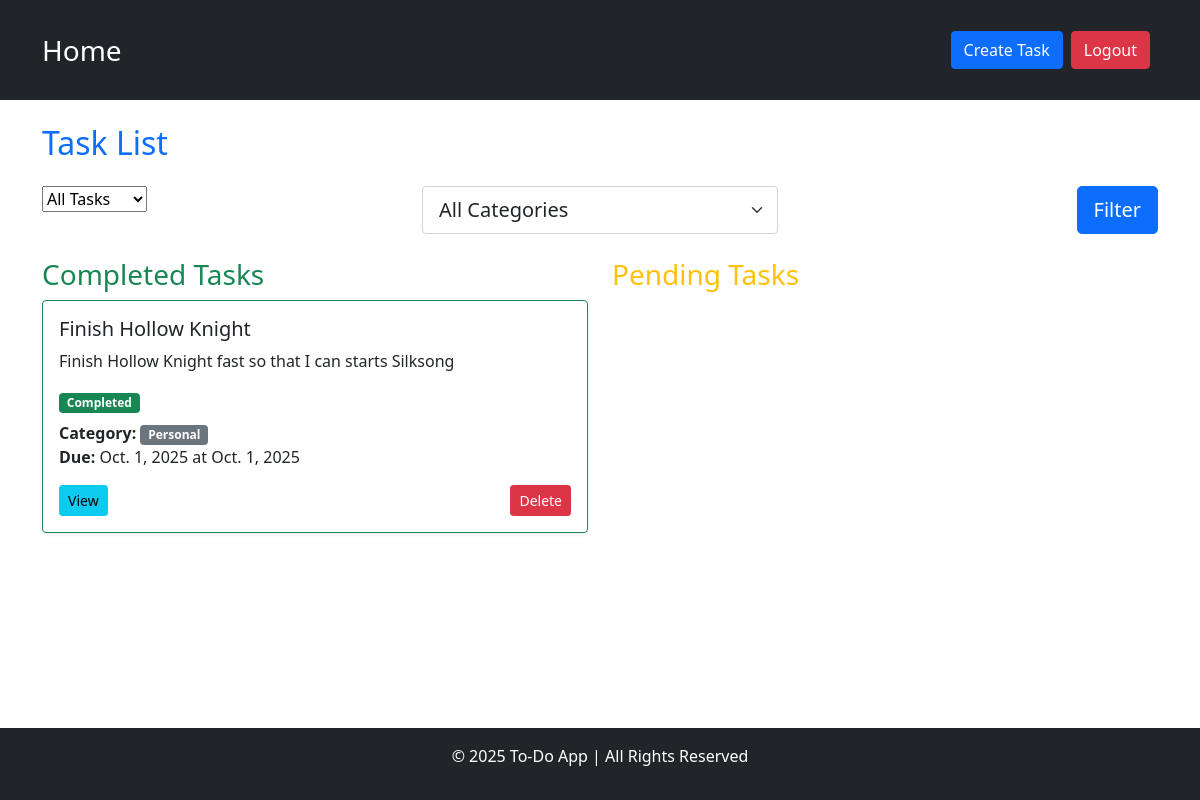
The app's page / (signed in) with its own data.
### task/models.py (models this page shows, shortened)
class Task(models.Model):
    STATUS = [
        ('pending', 'Pending'),
        ('completed', 'Completed'),
    ]
    CATEGORY = [
        ('work', 'Work'),
        ('personal', 'Personal'),
        ('other', 'Other'),
    ]
    title = models. CharField(max_length=100)
    description = models.TextField()
    due_date = models.DateField()
    due_time = models.TimeField()
    status = models.CharField(max_length=10, choices=STATUS)
    category = models.CharField(max_length=10, choices=CATEGORY)
    is_completed = models.BooleanField(default=False) #task is pending
    user = models.ForeignKey(User, on_delete=models.CASCADE)

### task/views.py (the view)
# urls.py: path('', views.task_list,name = 'task_list'),
@login_required
def task_list(request):
    status_filter = request.GET.get('status', 'all')
    category_filter = request.GET.get('category', 'all')
    tasks = Task.objects.filter(user = request.user)
    if status_filter != 'all':
        tasks = tasks.filter(is_completed = (status_filter == 'completed'))
    if category_filter != 'all':
        tasks = tasks.filter(category = category_filter)
    completed_tasks = tasks.filter(is_completed = True)
    pending_tasks = tasks.filter(is_completed = False)
    return render(request, 'task_list.html', {
        'completed_tasks' : completed_tasks,
        'pending_tasks' : pending_tasks,
        'status_filter' : status_filter,
        'category_filter' : category_filter
    })

### task/templates/task_list.html (shortened to what this page needs)
{% extends "base.html" %}
{% block content %}
    <h2 class="mb-4 text-primary">Task List</h2>
    <form method="get" class"mb-4">
        <div class="row">
            <div class="col-md-4">
                <select name="status" id="form-select form-select-lg">
                    <option value="all" {% if status_filter == 'all' %}selected{% endif %}>
                        All Tasks
                    </option>
                </select>
            </div>
            <div class="col-md-4 pb-4">
                <select name="category" class="form-select form-select-lg">
                    <option value="all" {% if category_filter == 'all' %}selected{% endif %}>All Categories</option>
                </select>
            </div>
            <div class="col-md-4 text-end">
                <button type="submit" class="btn btn-primary btn-lg">Filter</button>
            </div>
        </div>
    </form>
    <div class="row">
        <div class="col-md-6">
            <h3 class="text-success">Completed Tasks</h3>
            <div class="card-columns">
                {% for task in completed_tasks %}
                <div class="card mb-4 shadow-sm border-success">
                    <div class="card-body">
                        <h5 class="card-title">{{ task.title }}</h5>
                        <p class="card-text"> {{task.description|truncatewords:15}} </p>
                        <span class="badge bg-success mb-2">Completed</span>
                        <p class="card-text">
                            <strong>Category:</strong> <span class="badge bg-secondary"> {{task.get_category_display}} </span><br>
                            <strong>Due:</strong> {{task.due_date}} at {{task.due_date}}
                        </p>
                        <div class="d-flex justify-content-between">
                            <a href="{% url "task_detail" task.id %}" class="btn btn-info btn-sm">View</a>
                            <a href="{% url "task_delete" task.id %}" class="btn btn-danger btn-sm">Delete</a>
                        </div>
                    </div>
                </div>
                {% endfor %}
            </div>
        </div>
        <div class="col-md-6">
            <h3 class="text-warning">Pending Tasks</h3>
        </div>
    </div>
{% endblock %}

### records on screen
Task: title "Finish Hollow Knight", description "Finish Hollow Knight fast so that I can starts Silksong", category "Personal", due_date "Oct. 1, 2025"
